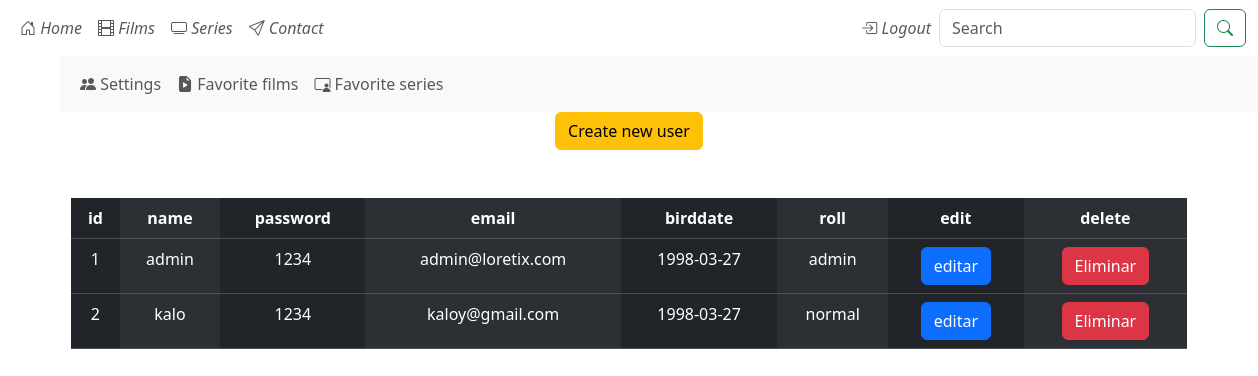
The page /admin/users/showAll (signed in) on the database as committed earlier.
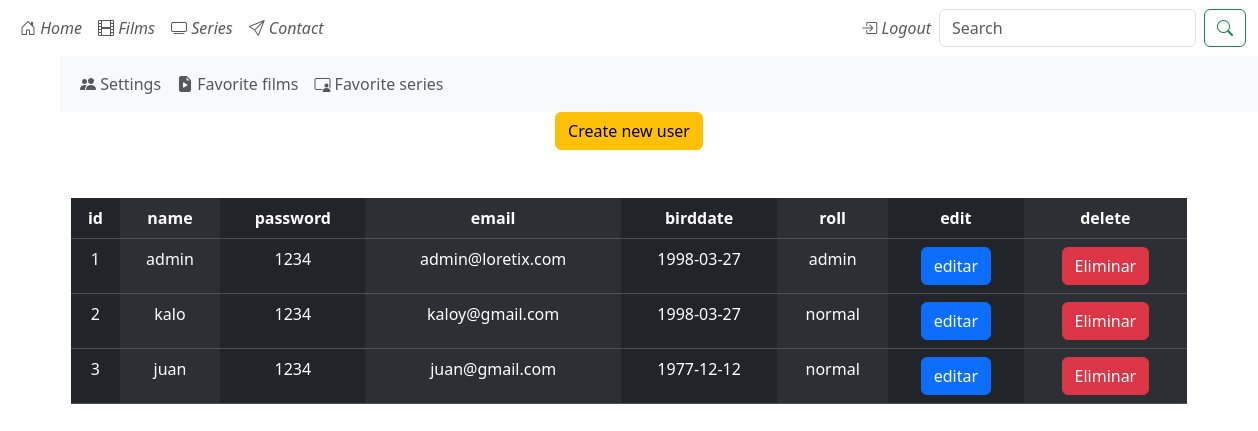
The same page on the database as committed later.
### tables this page shows
CREATE TABLE users (
                                    id INTEGER PRIMARY KEY AUTOINCREMENT,
                                    name varchar(255),
                                    password varchar(255),
                                    email varchar(50),
                                    birddate date,
                                    rol varchar(20) default 'normal'
                            );

### main.py (the view)
@app.route("/admin/users/showAll")
@app.route("/admin/users/showAll/<page>")
def show_all_user_admin(page=0):
    if 'name' not in session:
        if session["rol"] != "admin":
            return redirect("/form_login")
    page=int(page)
    users=sqlite_users.get_all_users(page*10)
    total_pages=sqlite_users.get_count_users()
    last_page=floor(total_pages/10)
    return render_template("admin/users/showAll.html",users=users, page=page, last_page=last_page)

### data/sqliteClient.py (called while the page is built, shortened)
    def connect(self):
        incializar_bd=False
        if not os.path.exists(self.SQLITE_DB):
            incializar_bd=True
        try:
            self.connection=sqlite3.connect(self.SQLITE_DB, check_same_thread=False)
            self.cursor=self.connection.cursor()
        except Exception as e:
            print("Exception: ", e)

    def close(self):
        if self.connection!=None:
            self.connection.close()

### data/sqliteUsers.py (called while the page is built)
    def get_count_users(self)->int:
        self.sqliteClient.cursor.execute("SELECT count(*) FROM users ORDER BY name")
        count=self.sqliteClient.cursor.fetchall()[0][0]
        return count

    def get_all_users(self, page=0):
        self.sqliteClient.cursor.execute("SELECT * FROM users LIMIT ?, 10", (page,))
        return self.sqliteClient.cursor.fetchall()

### main.py (called while the page is built)
@app.before_request
def before_request_func():
    database.connect()

@app.after_request
def after_request_func(response):
    database.close()
    return response

### templates/admin/users/showAll.html (shortened to what this page needs)
{% extends "base.html" %}
{% block content %}
{% set delete_to_user=-1 %}
<div class="container text-center">
    <a href="/admin/users/form_create" class="btn btn-warning">Create new user</a>
    <div class="row">
        <div class="col md-12">
            <nav class="navbar">
            </nav>
        </div>
    </div>
    <div class="row">
        <div class="col md-6 mx-auto mt-3">
            <table class="table table-dark table-striped-columns">
                <thead>
                    <tr>
                        <th>id</th>
                        <th>name</th>
                        <th>password</th>
                        <th>email</th>
                        <th>birddate</th>
                        <th>roll</th>
                        <th>edit</th>
                        <th>delete</th>
                    </tr>
                </thead>
                    <tbody>
                        {%for user in users %}
                        <tr>
                            <td>{{user[0]}}</td>
                            <td>{{user[1]}}</td>
                            <td>{{user[2]}}</td>
                            <td>{{user[3]}}</td>
                            <td>{{user[4]}}</td>
                            <td>{{user[5]}}</td>
                            <td>
                                <form action="/admin/users/form_update" method="post">
                                <button type="submit" class="btn btn-primary">editar</button>
                                </form>
                            </td>
                            <td>
                                {% set delete_to_user=user[0] %}
                                <button type="button" class="btn btn-danger" data-bs-toggle="modal" data-bs-target="#exampleModal{{delete_to_user}}">
                                    Eliminar
                                </button>
                            </td>
                        </tr>
                        {% endfor %}
                    </tbody>
            </table>
        </div>
    </div>
</div>
{% endblock %}

### templates/base.html (shortened to what this page needs)
<!DOCTYPE html>
<html lang="en">
<head>
    <link href="https://cdn.jsdelivr.net/npm/bootstrap@5.3.3/dist/css/bootstrap.min.css" rel="stylesheet">
    <link rel="stylesheet" href="https://cdn.jsdelivr.net/npm/bootstrap-icons@1.11.3/font/bootstrap-icons.css">
    <link rel="stylesheet" href="{{ url_for('static', filename='css/style.css') }}">
</head>
<body>
    <nav class="navbar navbar-expand-lg  ">
        <div class="container-fluid">
            <div class="collapse navbar-collapse" id="navbarNav">
            <ul class="navbar-nav">
                <li class="nav-item">
                    <a class="nav-link" aria-current="page" href="/"><i class="bi bi-house-door"> Home</i></a>
                </li>
                <li class="nav-item">
                    <a class="nav-link" href="/films"><i class="bi bi-film"> Films</i></a>
                </li>
                <li class="nav-item">
                    <a class="nav-link" href="/series"><i class="bi bi-tv"> Series</i> </a>
                </li>
                <li class="nav-item">
                    <a class="nav-link" href="/contact"><i class="bi bi-send"> Contact</i></a>
                </li>
            </ul>
            <ul class="navbar-nav ms-auto">
                {% if "name" in session %}
                <li class="nav-item"><a href='/logout' class="nav-link"><i class="bi bi-box-arrow-in-right"> Logout</i></a></li>
                {% else %}
                    <li class="nav-item"><a href='/form_register' class="nav-link"><i class="bi bi-person-add"> Register</i></a></li>
                    <li class="nav-item"><a href='/form_login'  class="nav-link"><i class="bi bi-person-check-fill"> Login</i></a></li>
                {% endif %}
            </ul>
            <form action="/search" class="navbar-nav d-flex" role="search" method="post">
                <input class="form-control me-2" type="search" name="search" id="search" placeholder="Search" aria-label="Search">
                <button class="btn btn-outline-success" type="submit"><i class="bi bi-search"></i></button>
            </form>
            </div>
        </div>
    </nav>
    {% if "name" in session %}
        <div class="container-fluid mx-5">
            {% if session["rol"] == "admin" %}
                {% include "includes/admin_navbar.html" %}
            {% elif  session["rol"] == "normal"%}
                {% include "includes/user_navbar.html" %}
            {% endif %}
        </div>
    {% endif %}
    {% block content %}{% endblock %}
</body>
</html>

### templates/includes/user_navBar.html (shortened to what this page needs)
<nav class="navbar navbar-expand-lg bg-body-tertiary">
    <div class="container-fluid">
        <div class="collapse navbar-collapse" id="navbaruser">
        <ul class="navbar-nav">
            <li class="nav-item">
                <a class="nav-link"  href="/users/settings"><i class="bi bi-people-fill"></i> Settings</a>
            </li>
            <li class="nav-item">
                <a class="nav-link" href="/users/favorite_films"><i class="bi bi-file-earmark-play-fill"></i> Favorite films</a>
            </li>
            <li class="nav-item">
                <a class="nav-link" href="/users/favorite_series"><i class="bi bi-person-video3"></i> Favorite series</a>
            </li>
        </ul>
        </div>
    </div>
</nav>

Rows that differ between the two databases and show on the page:
added users: id "3", name "juan", password "1234", email "juan@gmail.com", birddate "1977-12-12", rol "normal"
